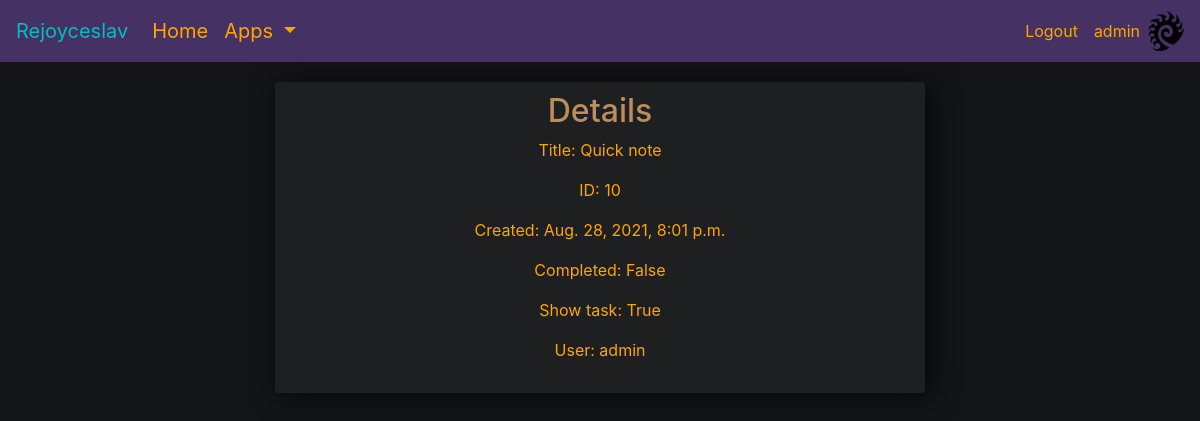
The app's page /tasks/10 (signed in), older data.
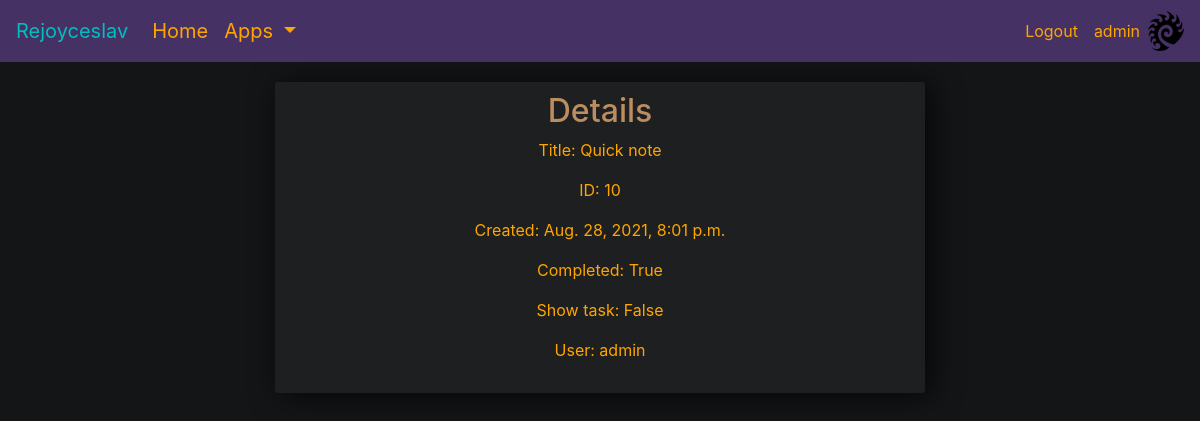
The same page, newer data.
### tasks/models.py (models this page shows, shortened)
class Task(models.Model):
    user = models.ForeignKey(User, on_delete=models.CASCADE, null=True, blank=False)
    title = models.CharField(max_length=70, blank=False)
    description = models.TextField(null=True, blank=True)
    complete = models.BooleanField(default=False)
    create = models.DateTimeField(auto_now_add=True)
    show_task = models.BooleanField(default=True)
    tags = models.ManyToManyField(Tag, blank=True)
    folder_selected = models.ForeignKey(Folder, on_delete=models.SET_NULL, null=True, blank=True, default=None)
    class Meta:
        ordering = ['complete', '-id']  # when ordering multiple values, this is the order

### tasks/views.py (the view)
# urls.py: path('tasks/<str:pk>', TaskDetail.as_view(), name='tasks_detail'),
class TaskDetail(LoginRequiredMixin, DetailView):
    model = Task
    context_object_name = 'task'
    template_name = 'tasks/task_detail.html'

### tasks/templates/tasks/task_detail.html
{% extends 'info_page.html' %}
{% block info_content %}
    <div class="center-this">
        <h2>Details </h2>
        <p>Title: {{task.title}}</p>
        <p>ID: {{task.id}}</p>
        <p>Created: {{task.create}}</p>
        <p>Completed: {{task.complete}}</p>
        <p>Show task: {{task.show_task}}</p>
        <p>User: {{task.user}}</p>
    </div>
{% endblock info_content %}

Row changes from the older to the newer data that the page shows:
changed Task "Quick note": complete "False" → "True"; show_task "True" → "False"
